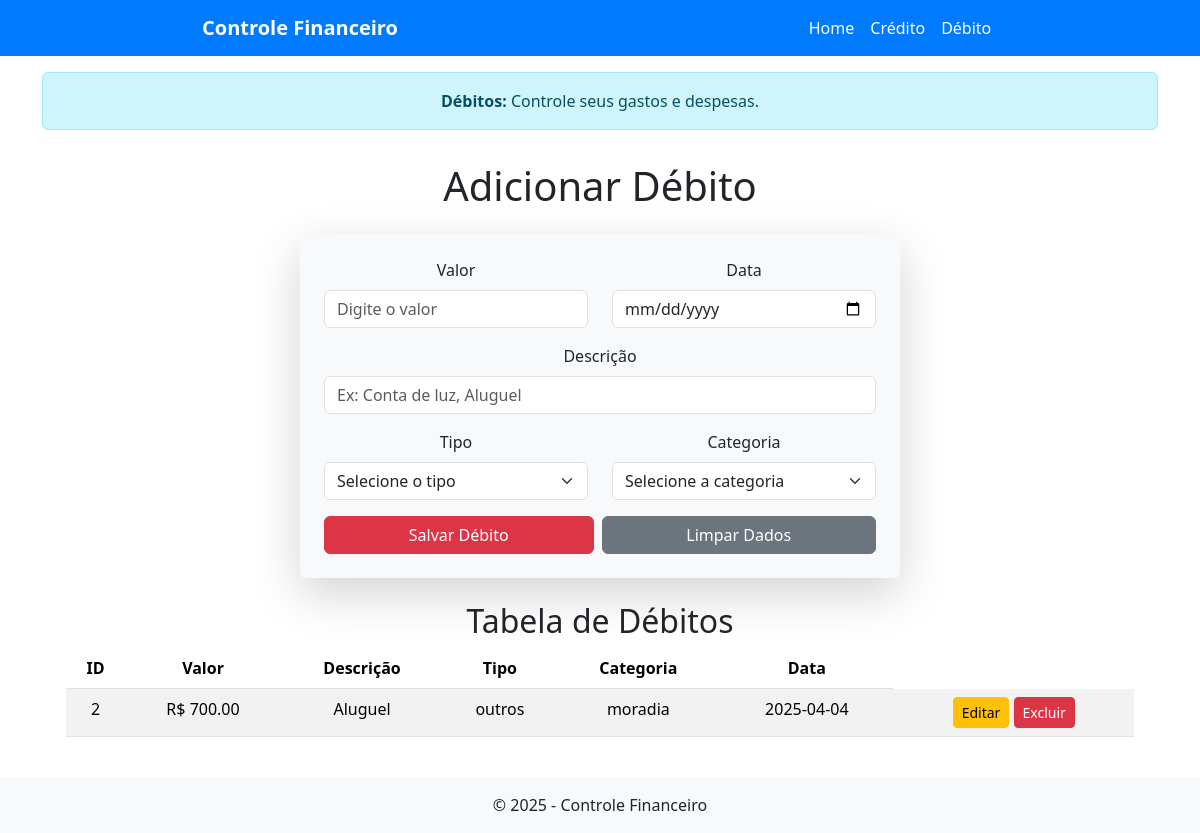
Before: /debito with the older database file.
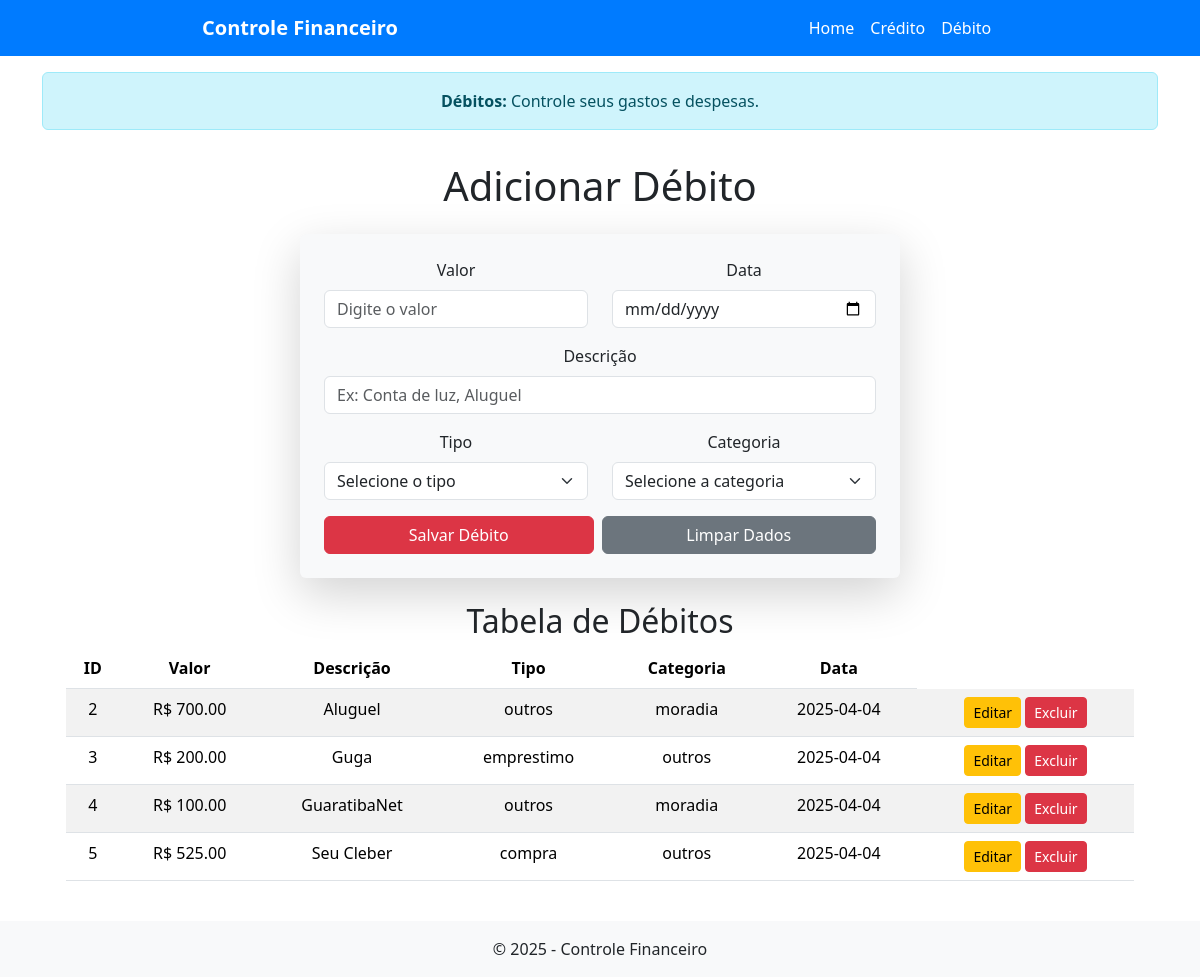
After: the same page with the newer database file.
### tables this page shows
CREATE TABLE debitos (
            id INTEGER PRIMARY KEY AUTOINCREMENT,
            valor REAL NOT NULL,
            descricao TEXT NOT NULL,
            tipo TEXT NOT NULL,
            categoria TEXT NOT NULL,
            data TEXT NOT NULL
        );

### app.py (the view, shortened to what this page needs)
@app.route("/debito", methods=["GET", "POST"])
def debito():
    conaxao = sqlite3.connect("financeiro.db")
    cursor = conaxao.cursor()
    cursor.execute("SELECT * FROM debitos")
    debitos = cursor.fetchall()
    conaxao.close()
    return render_template("debito.html", debitos=debitos)

### templates/debito.html (shortened to what this page needs)
{% extends 'base.html' %}
{% block alert %}
    <div class="container mt-3">
        <div class="alert alert-info text-center" role="alert">
            <strong>Débitos:</strong> Controle seus gastos e despesas.
        </div>
    </div>
{% endblock %}
{% block content %}
    <div class="container mt-3">
        <h1 class="mb-4 text-center">Adicionar Débito</h1>
        <form method="POST" class="p-4 rounded shadow-lg bg-light mx-auto" style="max-width: 600px;" id="debitoForm">
            <div class="row">
                <div class="col-md-6 mb-3">
                    <label for="valor" class="form-label">Valor</label>
                    <input type="number" class="form-control" id="valor" name="valor" placeholder="Digite o valor" required>
                </div>
                <div class="col-md-6 mb-3">
                    <label for="data" class="form-label">Data</label>
                    <input type="date" class="form-control" id="data" name="data" required>
                </div>
            </div>
            <div class="mb-3">
                <label for="descricao" class="form-label">Descrição</label>
                <input type="text" class="form-control" id="descricao" name="descricao" placeholder="Ex: Conta de luz, Aluguel" required>
            </div>
            <div class="row">
                <div class="col-md-6 mb-3">
                    <label for="tipo" class="form-label">Tipo</label>
                    <select class="form-select" id="tipo" name="tipo" required>
                        <option value="" selected disabled>Selecione o tipo</option>
                    </select>
                </div>
                <div class="col-md-6 mb-3">
                    <label for="categoria" class="form-label">Categoria</label>
                    <select class="form-select" id="categoria" name="categoria" required>
                        <option value="" selected disabled>Selecione a categoria</option>
                    </select>
                </div>
            </div>
            <div class="d-flex gap-2">
                <button type="submit" class="btn btn-danger flex-grow-1">Salvar Débito</button>
                <button type="reset" class="btn btn-secondary flex-grow-1">Limpar Dados</button>
            </div>
        </form>
        <div class="container mt-4">
            <h2 class="text-center">Tabela de Débitos</h2>
            <table class="table table-striped">
                <thead>
                    <tr>
                        <th>ID</th>
                        <th>Valor</th>
                        <th>Descrição</th>
                        <th>Tipo</th>
                        <th>Categoria</th>
                        <th>Data</th>
                    </tr>
                </thead>
                <tbody>
                    {% for debito in debitos %}
                    <tr>
                        <td>{{ debito[0] }}</td>
                        <td>R$ {{ "%.2f"|format(debito[1]) }}</td>
                        <td>{{ debito[2] }}</td>
                        <td>{{ debito[3] }}</td>
                        <td>{{ debito[4] }}</td>
                        <td>{{ debito[5] }}</td>
                        <td>
                            <a href="{{ url_for('editar_debito', id=debito[0]) }}" class="btn btn-warning btn-sm">Editar</a>
                            <a href="{{ url_for('excluir_debito', id=debito[0]) }}" class="btn btn-danger btn-sm">Excluir</a>
                        </td>
                    </tr>
                    {% endfor %}
                </tbody>
            </table>
        </div>
    </div>
{% endblock %}

### templates/base.html (shortened to what this page needs)
<!DOCTYPE html>
<html lang="pt-br">
<head>
    <link href="https://cdn.jsdelivr.net/npm/bootstrap@5.3.3/dist/css/bootstrap.min.css"
          rel="stylesheet"
>
</head>
<body class="d-flex flex-column min-vh-100">
    {% include 'includes/navbar.html' %}
    {% block alert %}{% endblock %}
    <main class="container flex-grow-1">
        <div class="text-center">
            {% block content %}{% endblock %}
        </div>
    </main>
    {% include 'includes/footer.html' %}
</body>
</html>

### templates/includes/navbar.html (shortened to what this page needs)
<nav class="navbar navbar-expand-lg" style="background-color: #007BFF;">
    <div class="container">
        <a class="navbar-brand text-white fw-bold mx-auto" href="{{ url_for('home') }}">Controle Financeiro</a>
    </div>
    <div class="container">
        <div class="collapse navbar-collapse justify-content-center" id="navbarNav">
            <ul class="navbar-nav">
                <li class="nav-item">
                    <a class="nav-link text-white" href="{{ url_for('home') }}">Home</a>
                </li>
                <li class="nav-item">
                    <a class="nav-link text-white" href="{{ url_for('credito') }}">Crédito</a>
                </li>
                <li class="nav-item">
                    <a class="nav-link text-white" href="{{ url_for('debito') }}">Débito</a>
                </li>
            </ul>
        </div>
    </div>
</nav>

### templates/includes/footer.html
<footer class="text-center p-3 mt-4" style="background-color: #f8f9fa;">
    <p class="mb-0">&copy; 2025 - Controle Financeiro</p>
</footer>

Changed rows visible on the page:
added debitos: id "3", valor "200.00", descricao "Guga", tipo "emprestimo", categoria "outros", data "2025-04-04"
added debitos: id "4", valor "100.00", descricao "GuaratibaNet", tipo "outros", categoria "moradia", data "2025-04-04"
added debitos: id "5", valor "525.00", descricao "Seu Cleber", tipo "compra", categoria "outros", data "2025-04-04"
